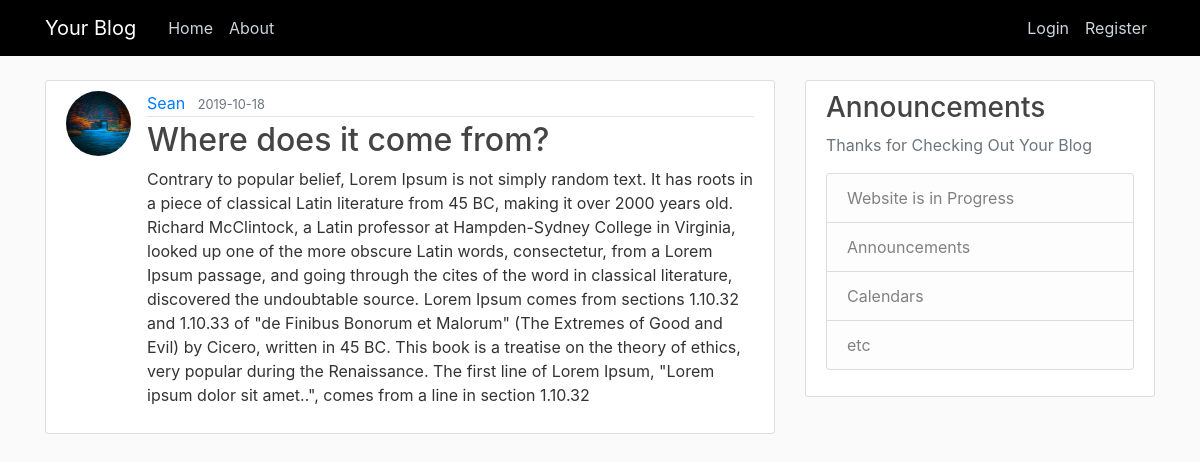
/post/6, run on the app's committed database.
### flaskblog/models.py (models this page shows, shortened)
class User(db.Model, UserMixin):
    id = db.Column(db.Integer, primary_key=True)
    username = db.Column(db.String(20), unique=True, nullable=False)
    email = db.Column(db.String(120), unique=True, nullable=False)
    image_file = db.Column(db.String(20), nullable=False, default='default.jpg')
    password = db.Column(db.String(60), nullable=False)
    posts = db.relationship('Post', backref='author', lazy=True)

class Post(db.Model):
    id = db.Column(db.Integer, primary_key=True)
    title = db.Column(db.String(100), nullable=False)
    date_posted = db.Column(db.DateTime, nullable=False, default=datetime.utcnow)
    content = db.Column(db.Text, nullable=False)
    user_id = db.Column(db.Integer, db.ForeignKey('user.id'), nullable=False)

### flaskblog/routes.py (the view)
@app.route("/post/<int:post_id>")
def post(post_id):
    post = Post.query.get_or_404(post_id)
    return render_template('post.html', title=post.title, post=post)

### flaskblog/templates/post.html (shortened to what this page needs)
{% extends "layout.html" %}
{% block content %}
  <article class="media content-section">
    <img class="rounded-circle article-img" src="{{ url_for('static', filename='profile_pics/' + post.author.image_file) }}">
    <div class="media-body">
      <div class="article-metadata">
        <a class="mr-2" href="{{ url_for('user_posts', username=post.author.username) }}">{{ post.author.username }}</a>
        <small class="text-muted">{{ post.date_posted.strftime('%Y-%m-%d') }}</small>
      </div>
      <h2 class="article-title">{{ post.title }}</h2>
      <p class="article-content">{{ post.content }}</p>
    </div>
  </article>
{% endblock content %}

### flaskblog/static/main.css (style rules this page uses)
body { background: #fafafa; color: #333333; margin-top: 5rem; background-image: url(https://wallpaperaccess.com/full/731608.jpg); }
h1, h2, h3, h4, h5, h6 { color: #444444; }
.content-section { background: #ffffff; padding: 10px 20px; border: 1px solid #dddddd; border-radius: 3px; margin-bottom: 20px; }
.article-title { color: #444444; }
.article-content { white-space: pre-line; }
.article-img { height: 65px; width: 65px; margin-right: 16px; }
.article-metadata { padding-bottom: 1px; margin-bottom: 4px; border-bottom: 1px solid #e3e3e3 }

### data on the page
User: image_file (picture), author.username "Sean"
Post: date_posted "2019-10-18", title "Where does it come from?", content "Contrary to popular belief, Lorem Ipsum is not simply random text. It has roots in a piece of classical Latin literature from 45 BC, making it over 2000 years old. Richard McClintock, a Latin professor at Hampden-Sydney College in Virginia, looked up one of the more obscure Latin words, consectetur, from a Lorem Ipsum passage, and going through the cites of the word in classical literature, discovered the undoubtable source. Lorem Ipsum comes from sections 1.10.32 and 1.10.33 of \"de Finibus Bonorum et Malorum\" (The Extremes of Good and Evil) by Cicero, written in 45 BC. This book is a treatise on the theory of ethics, very popular during the Renaissance. The first line of Lorem Ipsum,…"
